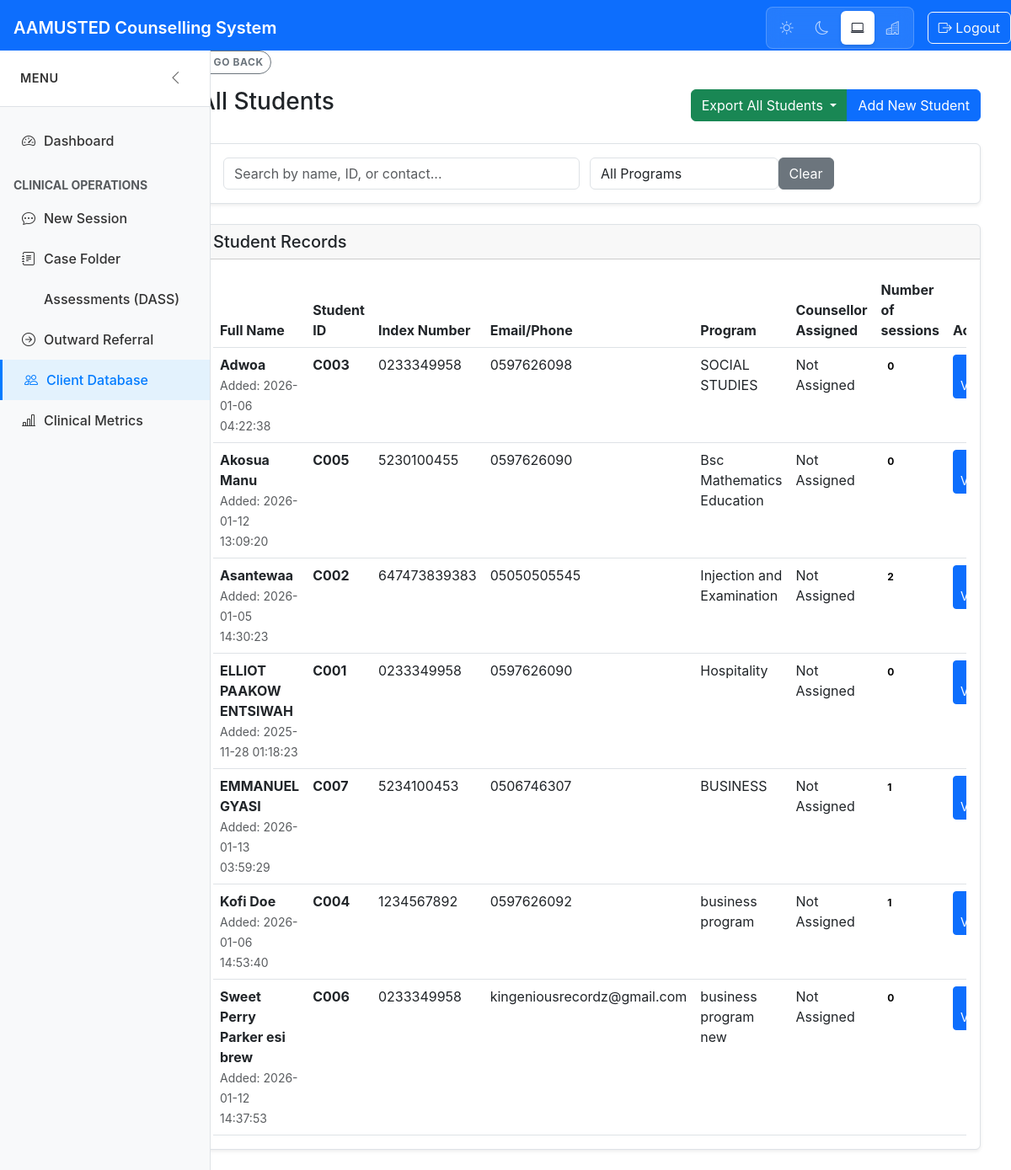
Page /students (signed in) on the committed database.
### tables this page shows
CREATE TABLE "Student" (
	"id"	INTEGER,
	"name"	TEXT NOT NULL UNIQUE,
	"age"	INTEGER,
	"gender"	INTEGER,
	"program"	TEXT,
	"contact"	TEXT,
	"created_at"	TIMESTAMP DEFAULT CURRENT_TIMESTAMP,
	"index_number"	TEXT,
	"department"	TEXT,
	"programme"	TEXT,
	"parent_contact"	INTEGER, faculty TEXT, hall_of_residence TEXT, updated_at TIMESTAMP, last_modified_by TEXT, is_deleted BOOLEAN DEFAULT 0, sync_status TEXT DEFAULT 'pending', global_id TEXT,
	PRIMARY KEY("id")
);

### AAMUSTED_Counselling_Deployment_Package/app.py (the view)
@app.route('/students')
@login_required
def students():
    try:
        ensure_database_initialized()
        conn = get_db_connection()
        if conn is None:
            flash('Database connection failed. Please restart the application.', 'error')
            return redirect(url_for('dashboard'))
        students_raw = []
        program_rows = []
        try:
            students_raw = conn.execute('''
                SELECT s.*,
                       COUNT(DISTINCT sess.id) as session_count
                FROM Student s
                LEFT JOIN Appointment a ON s.id = a.student_id
                LEFT JOIN session sess ON a.id = sess.appointment_id
                GROUP BY s.id
                ORDER BY s.name
            ''').fetchall()
            program_rows = conn.execute("SELECT DISTINCT programme FROM Student WHERE programme IS NOT NULL AND programme != '' ORDER BY programme").fetchall()
        except Exception as e:
            print(f"[STUDENTS] Error getting students: {e}")
            students_raw = []
            program_rows = []
        finally:
            try:
                conn.close()
            except Exception:
                pass
        students = []
        for student in students_raw:
            student_dict = dict(student)
            student_db_id = student_dict.get('id', 0)
            student_dict['professional_id'] = f"C{student_db_id:03d}"
            students.append(student_dict)
        programs = [row['programme'] for row in program_rows] if program_rows else []  # Convert Row objects to strings
        return render_template('students.html', students=students, programs=programs)
    except Exception as e:
        print(f"[STUDENTS] Unexpected error: {e}")
        import traceback
        traceback.print_exc()
        flash('Error loading students. Please try again.', 'error')
        return redirect(url_for('dashboard'))

### AAMUSTED_Counselling_Deployment_Package/app.py (called while the page is built, shortened)
def ensure_database_initialized():
    global _db_initialization_lock, _db_initialized
    if _db_initialized:
        return

@app.context_processor
def inject_now():
    return {'now': datetime.utcnow()}

def login_required(f):
    @wraps(f)
    def decorated_function(*args, **kwargs):
        if 'logged_in' not in session:
            return redirect(url_for('welcome'))
        return f(*args, **kwargs)
    return decorated_function

### AAMUSTED_Counselling_Deployment_Package/templates/students.html (shortened to what this page needs)
{% extends "base.html" %}
{% block content %}
<div class="container-fluid">
    <div class="mb-3">
        <a href="javascript:history.back()" class="btn btn-outline-secondary btn-sm rounded-pill text-uppercase fw-bold"
            style="font-size: 0.75rem; letter-spacing: 0.05em;">
            Go Back
        </a>
    </div>
    <div class="row">
        <div class="col-md-12">
            <div class="d-flex justify-content-between align-items-center mb-4">
                <h1 class="h3">All Students</h1>
                <div class="btn-group">
                    <div class="btn-group" role="group">
                        <button type="button" class="btn btn-success dropdown-toggle" data-bs-toggle="dropdown"
                            aria-expanded="false">
                             Export All Students
                        </button>
                    </div>
                    <a href="{{ url_for('add_student') }}" class="btn btn-primary">
                         Add New Student
                    </a>
                </div>
            </div>
            <div class="card mb-4">
                <div class="card-body">
                    <div class="row">
                        <div class="col-md-6">
                            <input type="text" class="form-control" id="searchInput"
                                placeholder="Search by name, ID, or contact...">
                        </div>
                        <div class="col-md-3">
                            <select class="form-control" id="filterProgram">
                                <option value="">All Programs</option>
                            </select>
                        </div>
                        <div class="col-md-3">
                            <button class="btn btn-secondary" onclick="clearFilters()">Clear</button>
                        </div>
                    </div>
                </div>
            </div>
            <div class="card">
                <div class="card-header">
                    <h5 class="card-title mb-0">Student Records</h5>
                </div>
                <div class="card-body">
                    <div class="table-responsive">
                        <table class="table table-hover" id="studentsTable">
                            <thead>
                                <tr>
                                    <th>Full Name</th>
                                    <th>Student ID</th>
                                    <th>Index Number</th>
                                    <th>Email/Phone</th>
                                    <th>Program</th>
                                    <th>Counsellor Assigned</th>
                                    <th>Number of sessions</th>
                                    <th>Actions</th>
                                </tr>
                            </thead>
                            <tbody>
                                {% for student in students %}
                                <tr>
                                    <td>
                                        <strong>{{ student.name }}</strong>
                                        <br>
                                        <small class="text-muted">Added: {{ student.created_at }}</small>
                                    </td>
                                    <td><strong>{{ student.professional_id }}</strong></td>
                                    <td>{{ student.index_number or 'N/A' }}</td>
                                    <td>{{ student.contact or 'N/A' }}</td>
                                    <td>{{ student.programme or 'N/A' }}</td>
                                    <td>{{ student.Counsellor_name or 'Not Assigned' }}</td>
                                    <td>
                                        <span class="badge badge-info">{{ student.session_count }}</span>
                                    </td>
                                    <td>
                                        <div class="btn-group" role="group">
                                            <a href="{{ url_for('student_profile', id=student.id) }}"
                                                class="btn btn-sm btn-primary">
                                                 View
                                            </a>
                                        </div>
                                    </td>
                                </tr>
                                {% endfor %}
                            </tbody>
                        </table>
                    </div>
                </div>
            </div>
        </div>
    </div>
</div>
{% endblock %}

### AAMUSTED_Counselling_Deployment_Package/templates/base.html (style rules this page uses)
:root { --header-height: 60px; --sidebar-width: 250px; --sidebar-collapsed-width: 70px; }
* { box-sizing: border-box; }
body { margin: 0; padding-top: var(--header-height); font-family: -apple-system, BlinkMacSystemFont, 'Segoe UI', Roboto, 'Helvetica Neue', Arial, sans-serif; }
@media (min-width: 768px) { body { padding-left: 0; } }
.container-fluid { overflow-x: auto; max-width: 100%; }
.table-responsive-custom, .table-responsive { overflow-x: auto; overflow-y: visible; -webkit-overflow-scrolling: touch; max-width: 100%; min-height: 0.01%; }
.table-responsive table { width: 100%; margin-bottom: 0; }
html { scroll-behavior: smooth; }
body { overflow-x: hidden; overflow-y: auto; }
.card { margin-bottom: 1.5rem; border: 1px solid #dee2e6; border-radius: 0.375rem; box-shadow: 0 0.125rem 0.25rem rgba(0, 0, 0, 0.075); }
.container-fluid { padding: 0; overflow-x: auto; max-width: 100%; }
.row { margin: 0; max-width: 100%; }
.col-md-9, .col-lg-10, .col-md-3, .col-lg-2 { padding: 0; }
:root { --bg-body: #f8fafc; --bg-surface: #ffffff; --bg-navbar: #0d6efd; --text-main: #1e293b; --text-muted: #64748b; --border-color: #e2e8f0; --accent-primary: #3b82f6; }

### rows in the picture
Student: name "Adwoa", created_at "2026-01-06 04:22:38", professional_id "C003", index_number "0233349958", contact "0597626098", programme "SOCIAL STUDIES", Counsellor_name "Not Assigned", session_count "0"
Student: name "Akosua Manu", created_at "2026-01-12 13:09:20", professional_id "C005", index_number "5230100455", contact "0597626090", programme "Bsc Mathematics Education", Counsellor_name "Not Assigned", session_count "0"
Student: name "Asantewaa", created_at "2026-01-05 14:30:23", professional_id "C002", index_number "647473839383", contact "05050505545", programme "Injection and Examination", Counsellor_name "Not Assigned", session_count "2"
Student: name "ELLIOT PAAKOW ENTSIWAH", created_at "2025-11-28 01:18:23", professional_id "C001", index_number "0233349958", contact "0597626090", programme "Hospitality", Counsellor_name "Not Assigned", session_count "0"
Student: name "EMMANUEL GYASI", created_at "2026-01-13 03:59:29", professional_id "C007", index_number "5234100453", contact "0506746307", programme "BUSINESS", Counsellor_name "Not Assigned", session_count "1"
Student: name "Kofi Doe", created_at "2026-01-06 14:53:40", professional_id "C004", index_number "1234567892", contact "0597626092", programme "business program", Counsellor_name "Not Assigned", session_count "1"
Student: name "Sweet Perry Parker esi brew", created_at "2026-01-12 14:37:53", professional_id "C006", index_number "0233349958", contact "kingeniousrecordz@gmail.com", programme "business program new", Counsellor_name "Not Assigned", session_count "0"
